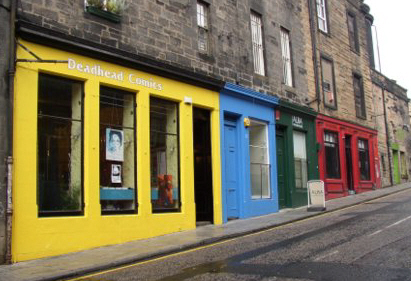
#> input picture TestImages/shops.jpg, 411 x 281 px
$ python script16.py
#> lines starting #> are read from the running program, lines starting #| are printed output that depends on the picture; after the words box and inside, x2 and y2 are one past the last pixel; in counts of white or black regions, pixels touching at a corner belong together
#canny edge detection
import cv2

img = cv2.imread("../TestImages/shops.jpg")
#> img is the input picture: shape (281, 411, 3); mean B, G, R 88.5, 115.2, 124
# img = cv2.imread("../TestImages/Blowhole013.jpg")
gray = cv2.cvtColor(img, cv2.COLOR_BGR2GRAY)
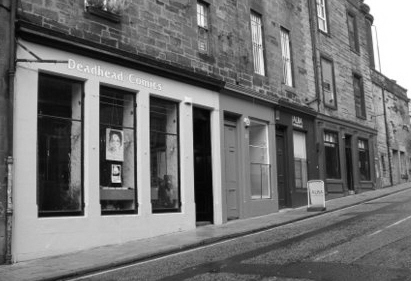
#> gray: shape (281, 411); min 2, max 255, mean 114.8

cannyImg = cv2.Canny(gray, 255, 255)
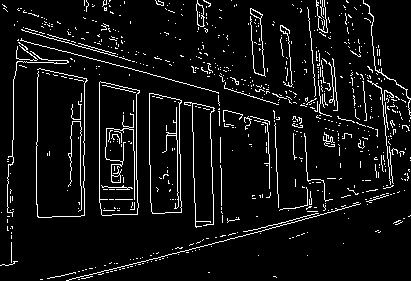
#> cannyImg: shape (281, 411); 6.7% white in thin lines or dots
cv2.imshow("Canny", cannyImg)

cv2.waitKey(0)
cv2.destroyAllWindows()

$ run again, with TestImages/Blowhole013.jpg copied over TestImages/shops.jpg
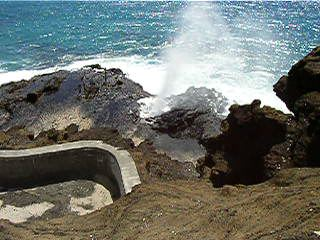
#> input picture TestImages/Blowhole013.jpg, 320 x 240 px
#> img is the input picture: shape (240, 320, 3); mean B, G, R 107.7, 113.1, 108.1
#> `gray = cv2.cvtColor(img, cv2.COLOR_BGR2GRAY)`:
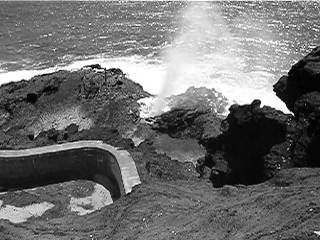
#> gray: shape (240, 320); min 0, max 255, mean 111
#> `cannyImg = cv2.Canny(gray, 255, 255)`:
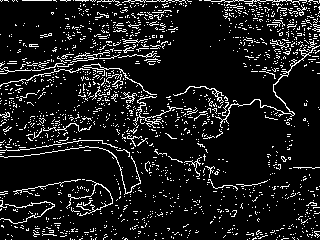
#> cannyImg: shape (240, 320); 10.3% white in thin lines or dots

$ run again, with TestImages/Coins1.jpg copied over TestImages/shops.jpg
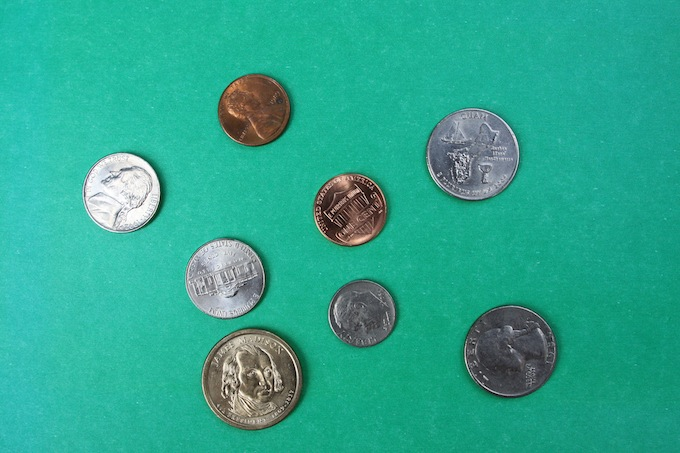
#> input picture TestImages/Coins1.jpg, 680 x 453 px
#> img is the input picture: shape (453, 680, 3); mean B, G, R 143.4, 166.8, 44.8
#> `gray = cv2.cvtColor(img, cv2.COLOR_BGR2GRAY)`:
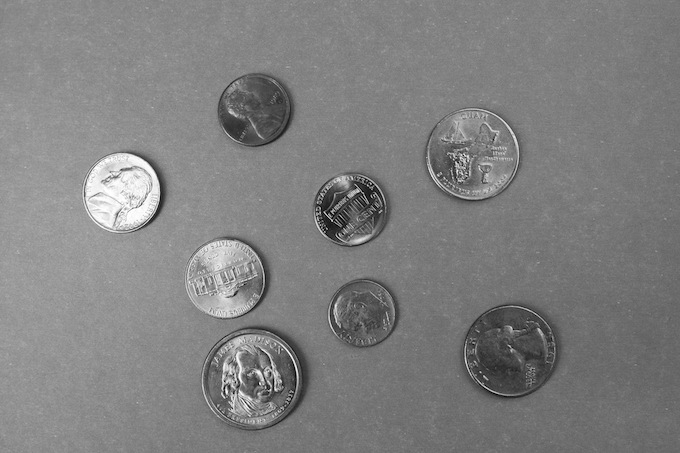
#> gray: shape (453, 680); min 0, max 255, mean 127.7
#> `cannyImg = cv2.Canny(gray, 255, 255)`:
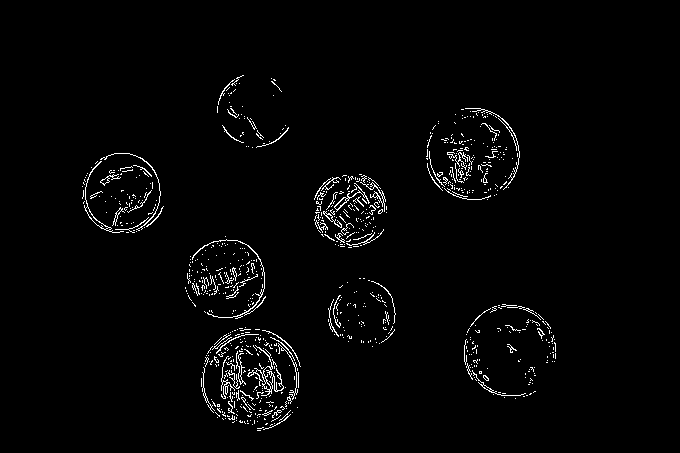
#> cannyImg: shape (453, 680); 2.1% white in thin lines or dots, all inside (x1, y1, x2, y2) = (82, 75, 556, 431)
